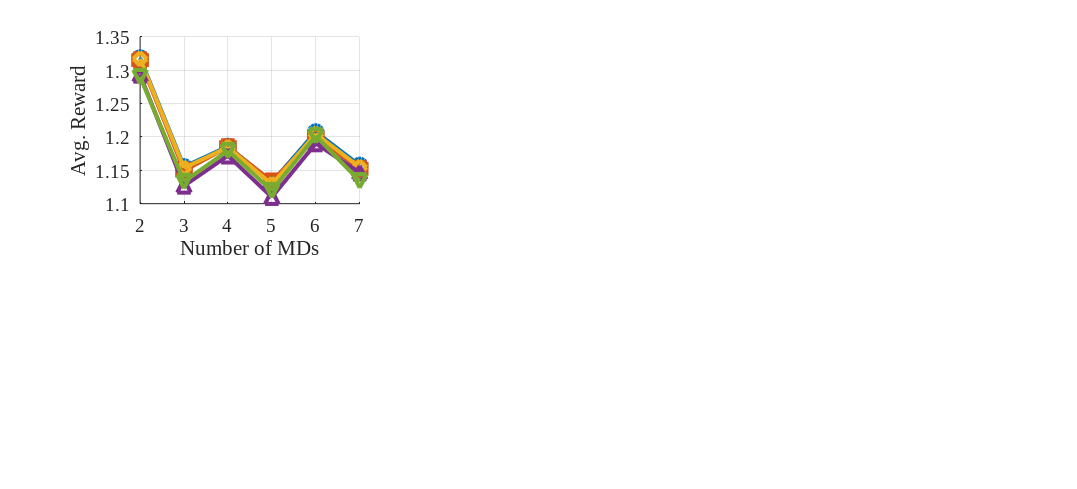

This figure's MATLAB source: (Note: this script raises an error after producing the figure.)
% Load the .mat file containing performance metrics for different user counts
data = load('results/eval_diff_user_num.mat');

% Define user counts and algorithm names
user_counts = [2, 3, 4, 5, 6, 7]; % User count values
algorithms = {'OMNIS-UCB', 'CTO', 'OMNIS-TS', 'GDO', 'RSS'}; % 5 algorithms
metrics = {'reward', 'latency', 'energy', 'accuracy', 'vio_prob', 'vio_sum'}; % 6 performance metrics
metric_labels = {'Avg. Reward', 'Avg. Latency [s]', 'Avg. Energy [J]', 'Avg. Acc. [%]', 'Avg. Violation Prob.', ' Avg. Violation Excess'}; % Labels

% Define color scheme for different algorithms
colors = lines(length(algorithms)); % Automatically assign different colors

% Define marker types for each algorithm
markers = {'o', 's', 'd', '^', 'v'}; % Circle, square, diamond, triangle up, triangle down

% Create a figure with a 2x3 subplot layout and reduce the size of the figure
figure('Position', [100, 100, 1100, 500]); % Adjust figure size

% Tight layout to remove empty space around the figure
set(gcf, 'PaperPositionMode', 'auto'); 

for metric_idx = 1:length(metrics)
    metric_name = metrics{metric_idx}; % Get current metric name
    matrix_name = [metric_name '_diff_user_num']; % Construct the matrix name (e.g., 'reward_diff_user_num')
    
    if isfield(data, matrix_name)
        metric_data = data.(matrix_name); % Extract corresponding data matrix (5x8)
    else
        warning('Matrix "%s" not found in eval_diff_user.mat', matrix_name);
        continue;
    end

    % Create a subplot (2 rows, 3 columns)
    ax = subplot(2, 3, metric_idx);
    hold on;

    % Plot data for each algorithm with different markers
    for alg_idx = 1:length(algorithms)
        plot(user_counts, metric_data(alg_idx, :), '-', 'LineWidth', 3, 'Color', colors(alg_idx, :), ...
             'Marker', markers{alg_idx}, 'DisplayName', algorithms{alg_idx}, 'MarkerSize', 10);
    end

    % Set axis labels
    xlabel('Number of MDs', 'FontSize', 14, 'FontName', 'Times New Roman');
    ylabel(metric_labels{metric_idx}, 'FontSize', 14, 'FontName', 'Times New Roman');

    % Set x-axis ticks to show user counts 1 to 8
    xticks(2:7);
    xlim([2,7]);

    % Enable grid and adjust grid color for better visibility
    grid on;
    set(gca, 'FontSize', 14, 'FontName', 'Times New Roman', 'GridColor', [0.3, 0.3, 0.3]);

    % Improve grid visibility
    grid on;
    ax.GridColor = [0.2 0.2 0.2]; % Darker grid color
    ax.GridAlpha = 0.6; % Increase grid opacity
    ax.Box = 'on';
end

% Create a shared legend below all subplots
hL = legend(algorithms, 'Orientation', 'horizontal', 'FontSize', 14, 'FontName', 'Times New Roman', 'NumColumns', 5);
newPosition = [0.2, 0.01, 0.6, 0.05]; % Adjust legend position to be more compact
newUnits = 'normalized';
set(hL, 'Position', newPosition, 'Units', newUnits, 'Box', 'off', 'Color', 'none'); % Make legend transparent

% Tighten the overall layout to minimize empty space around the entire figure
set(gcf, 'PaperPositionMode', 'auto');
tightfig; % A function to remove extra white space from the figure
disp('Plot generation completed.');
